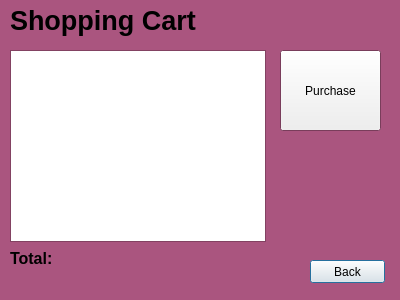
<?xml version="1.0" encoding="UTF-8"?>
<ui version="4.0">
 <class>Cart</class>
 <widget class="QDialog" name="Cart">
  <property name="geometry">
   <rect>
    <x>0</x>
    <y>0</y>
    <width>400</width>
    <height>300</height>
   </rect>
  </property>
  <property name="palette">
   <palette>
    <active>
     <colorrole role="Base">
      <brush brushstyle="SolidPattern">
       <color alpha="255">
        <red>255</red>
        <green>255</green>
        <blue>255</blue>
       </color>
      </brush>
     </colorrole>
     <colorrole role="Window">
      <brush brushstyle="SolidPattern">
       <color alpha="255">
        <red>170</red>
        <green>85</green>
        <blue>127</blue>
       </color>
      </brush>
     </colorrole>
    </active>
    <inactive>
     <colorrole role="Base">
      <brush brushstyle="SolidPattern">
       <color alpha="255">
        <red>255</red>
        <green>255</green>
        <blue>255</blue>
       </color>
      </brush>
     </colorrole>
     <colorrole role="Window">
      <brush brushstyle="SolidPattern">
       <color alpha="255">
        <red>170</red>
        <green>85</green>
        <blue>127</blue>
       </color>
      </brush>
     </colorrole>
    </inactive>
    <disabled>
     <colorrole role="Base">
      <brush brushstyle="SolidPattern">
       <color alpha="255">
        <red>170</red>
        <green>85</green>
        <blue>127</blue>
       </color>
      </brush>
     </colorrole>
     <colorrole role="Window">
      <brush brushstyle="SolidPattern">
       <color alpha="255">
        <red>170</red>
        <green>85</green>
        <blue>127</blue>
       </color>
      </brush>
     </colorrole>
    </disabled>
   </palette>
  </property>
  <property name="windowTitle">
   <string>Dialog</string>
  </property>
  <widget class="QListWidget" name="listWidget">
   <property name="geometry">
    <rect>
     <x>10</x>
     <y>50</y>
     <width>256</width>
     <height>192</height>
    </rect>
   </property>
  </widget>
  <widget class="QPushButton" name="pushButton">
   <property name="geometry">
    <rect>
     <x>310</x>
     <y>260</y>
     <width>75</width>
     <height>23</height>
    </rect>
   </property>
   <property name="text">
    <string>Back</string>
   </property>
  </widget>
  <widget class="QLabel" name="label_2">
   <property name="geometry">
    <rect>
     <x>10</x>
     <y>250</y>
     <width>61</width>
     <height>16</height>
    </rect>
   </property>
   <property name="font">
    <font>
     <pointsize>12</pointsize>
     <weight>75</weight>
     <bold>true</bold>
    </font>
   </property>
   <property name="text">
    <string>Total:</string>
   </property>
  </widget>
  <widget class="QLabel" name="label">
   <property name="geometry">
    <rect>
     <x>10</x>
     <y>0</y>
     <width>251</width>
     <height>41</height>
    </rect>
   </property>
   <property name="font">
    <font>
     <pointsize>20</pointsize>
     <weight>75</weight>
     <bold>true</bold>
    </font>
   </property>
   <property name="text">
    <string>Shopping Cart</string>
   </property>
  </widget>
  <widget class="QLabel" name="totPrice">
   <property name="geometry">
    <rect>
     <x>90</x>
     <y>250</y>
     <width>161</width>
     <height>31</height>
    </rect>
   </property>
   <property name="font">
    <font>
     <pointsize>12</pointsize>
     <weight>75</weight>
     <bold>true</bold>
    </font>
   </property>
   <property name="text">
    <string/>
   </property>
  </widget>
  <widget class="QPushButton" name="pushButton_2">
   <property name="geometry">
    <rect>
     <x>280</x>
     <y>50</y>
     <width>101</width>
     <height>81</height>
    </rect>
   </property>
   <property name="text">
    <string>Purchase</string>
   </property>
  </widget>
 </widget>
 <resources/>
 <connections/>
</ui>
